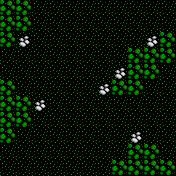

This is a level from a 2D game, rendered from its Tiled map with the project's own tilesets. A one-line summary and the complete map file follow:
An orthogonal 11x11 tile map with 16x16 px tiles, 1 tile layer (BRUSH) and 24 objects (monst-0, monst-1, monst-2, monst-3, monst-4, ...).

<map version="1.5" tiledversion="1.6.0" orientation="orthogonal" renderorder="right-down" width="11" height="11" tilewidth="16" tileheight="16" infinite="0" nextlayerid="2" nextobjectid="1">
 <tileset firstgid="1" source="tiles.tsx" />
 <layer id="1" name="BRUSH" width="11" height="11">
  <data encoding="csv">
6,6,5,5,5,5,5,5,5,5,5,
6,6,5,5,5,5,5,5,5,5,5,
6,56,5,5,5,5,5,5,5,56,6,
5,5,5,5,5,5,5,5,6,6,6,
5,5,5,5,5,5,5,56,6,6,5,
6,5,5,5,5,5,56,6,6,5,5,
6,6,56,5,5,5,5,5,5,5,5,
6,6,5,5,5,5,5,5,5,5,5,
6,5,5,5,5,5,5,5,56,5,5,
5,5,5,5,5,5,5,5,6,6,5,
5,5,5,5,5,5,5,6,6,6,6
  </data>
 </layer>
 <objectgroup id="1" name="start">
  <object id="1" name="monst-0" x="24" y="56"><point /></object>
  <object id="2" name="monst-1" x="56" y="56"><point /></object>
  <object id="3" name="monst-2" x="88" y="56"><point /></object>
  <object id="4" name="monst-3" x="120" y="56"><point /></object>
  <object id="5" name="monst-4" x="40" y="40"><point /></object>
  <object id="6" name="monst-5" x="72" y="40"><point /></object>
  <object id="7" name="monst-6" x="104" y="40"><point /></object>
  <object id="8" name="monst-7" x="136" y="40"><point /></object>
  <object id="9" name="monst-8" x="56" y="24"><point /></object>
  <object id="10" name="monst-9" x="88" y="24"><point /></object>
  <object id="11" name="monst-10" x="120" y="24"><point /></object>
  <object id="12" name="monst-11" x="152" y="24"><point /></object>
  <object id="13" name="monst-12" x="40" y="8"><point /></object>
  <object id="14" name="monst-13" x="72" y="8"><point /></object>
  <object id="15" name="monst-14" x="104" y="8"><point /></object>
  <object id="16" name="monst-15" x="136" y="8"><point /></object>
  <object id="17" name="party-0" x="72" y="120"><point /></object>
  <object id="18" name="party-1" x="56" y="136"><point /></object>
  <object id="19" name="party-2" x="88" y="136"><point /></object>
  <object id="20" name="party-3" x="40" y="152"><point /></object>
  <object id="21" name="party-4" x="72" y="152"><point /></object>
  <object id="22" name="party-5" x="104" y="152"><point /></object>
  <object id="23" name="party-6" x="56" y="168"><point /></object>
  <object id="24" name="party-7" x="88" y="168"><point /></object>
 </objectgroup>
</map>
